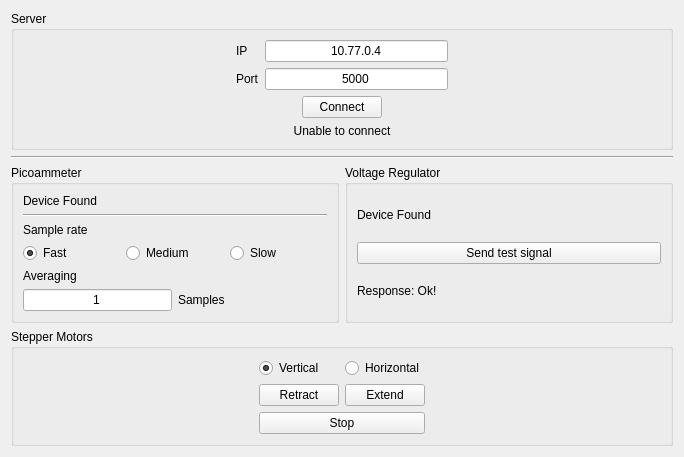
      <widget class="QWidget" name="tab_3">
       <attribute name="title">
        <string>Communication</string>
       </attribute>
       <layout class="QVBoxLayout" name="verticalLayout_18">
        <item>
         <widget class="QGroupBox" name="groupBox_11">
          <property name="title">
           <string>Server</string>
          </property>
          <layout class="QHBoxLayout" name="horizontalLayout_12">
           <item>
            <spacer name="horizontalSpacer_11">
             <property name="orientation">
              <enum>Qt::Horizontal</enum>
             </property>
             <property name="sizeHint" stdset="0">
              <size>
               <width>40</width>
               <height>20</height>
              </size>
             </property>
            </spacer>
           </item>
           <item>
            <layout class="QVBoxLayout" name="verticalLayout_11">
             <item>
              <layout class="QGridLayout" name="gridLayout_9">
               <item row="0" column="0">
                <widget class="QLabel" name="label_39">
                 <property name="text">
                  <string>IP</string>
                 </property>
                </widget>
               </item>
               <item row="0" column="1">
                <widget class="QLineEdit" name="txtIP">
                 <property name="inputMask">
                  <string/>
                 </property>
                 <property name="text">
                  <string>10.77.0.4</string>
                 </property>
                 <property name="alignment">
                  <set>Qt::AlignCenter</set>
                 </property>
                </widget>
               </item>
               <item row="1" column="0">
                <widget class="QLabel" name="label_40">
                 <property name="text">
                  <string>Port</string>
                 </property>
                </widget>
               </item>
               <item row="1" column="1">
                <widget class="QLineEdit" name="txtPort">
                 <property name="text">
                  <string>5000</string>
                 </property>
                 <property name="alignment">
                  <set>Qt::AlignCenter</set>
                 </property>
                </widget>
               </item>
              </layout>
             </item>
             <item>
              <layout class="QHBoxLayout" name="horizontalLayout_11">
               <item>
                <spacer name="horizontalSpacer_9">
                 <property name="orientation">
                  <enum>Qt::Horizontal</enum>
                 </property>
                 <property name="sizeHint" stdset="0">
                  <size>
                   <width>40</width>
                   <height>20</height>
                  </size>
                 </property>
                </spacer>
               </item>
               <item>
                <widget class="QPushButton" name="btnConnect">
                 <property name="text">
                  <string>Connect</string>
                 </property>
                </widget>
               </item>
               <item>
                <spacer name="horizontalSpacer_10">
                 <property name="orientation">
                  <enum>Qt::Horizontal</enum>
                 </property>
                 <property name="sizeHint" stdset="0">
                  <size>
                   <width>40</width>
                   <height>20</height>
                  </size>
                 </property>
                </spacer>
               </item>
              </layout>
             </item>
             <item>
              <widget class="QLabel" name="lblServerMsg">
               <property name="text">
                <string>Unable to connect</string>
               </property>
               <property name="alignment">
                <set>Qt::AlignCenter</set>
               </property>
              </widget>
             </item>
            </layout>
           </item>
           <item>
            <spacer name="horizontalSpacer_12">
             <property name="orientation">
              <enum>Qt::Horizontal</enum>
             </property>
             <property name="sizeHint" stdset="0">
              <size>
               <width>40</width>
               <height>20</height>
              </size>
             </property>
            </spacer>
           </item>
          </layout>
         </widget>
        </item>
        <item>
         <widget class="Line" name="line_6">
          <property name="orientation">
           <enum>Qt::Horizontal</enum>
          </property>
         </widget>
        </item>
        <item>
         <layout class="QHBoxLayout" name="horizontalLayout_17">
          <item>
           <widget class="QGroupBox" name="groupBox_3">
            <property name="title">
             <string>Picoammeter</string>
            </property>
            <layout class="QVBoxLayout" name="verticalLayout_12">
             <item>
              <widget class="QLabel" name="lblVerPos_2">
               <property name="text">
                <string>Device Found</string>
               </property>
              </widget>
             </item>
             <item>
              <widget class="Line" name="line_7">
               <property name="orientation">
                <enum>Qt::Horizontal</enum>
               </property>
              </widget>
             </item>
             <item>
              <widget class="QLabel" name="label_57">
               <property name="text">
                <string>Sample rate</string>
               </property>
              </widget>
             </item>
             <item>
              <layout class="QHBoxLayout" name="horizontalLayout_13">
               <item>
                <widget class="QRadioButton" name="radioButton_3">
                 <property name="text">
                  <string>Fast</string>
                 </property>
                 <property name="checked">
                  <bool>true</bool>
                 </property>
                </widget>
               </item>
               <item>
                <widget class="QRadioButton" name="radioButton_2">
                 <property name="text">
                  <string>Medium</string>
                 </property>
                </widget>
               </item>
               <item>
                <widget class="QRadioButton" name="radioButton">
                 <property name="text">
                  <string>Slow</string>
                 </property>
                </widget>
               </item>
              </layout>
             </item>
             <item>
              <widget class="QLabel" name="label_42">
               <property name="text">
                <string>Averaging</string>
               </property>
              </widget>
             </item>
             <item>
              <layout class="QHBoxLayout" name="horizontalLayout_14">
               <item>
                <widget class="QLineEdit" name="lineEdit">
                 <property name="sizePolicy">
                  <sizepolicy hsizetype="Minimum" vsizetype="Fixed">
                   <horstretch>0</horstretch>
                   <verstretch>0</verstretch>
                  </sizepolicy>
                 </property>
                 <property name="text">
                  <string>1</string>
                 </property>
                 <property name="alignment">
                  <set>Qt::AlignCenter</set>
                 </property>
                </widget>
               </item>
               <item>
                <widget class="QLabel" name="label_56">
                 <property name="text">
                  <string>Samples</string>
                 </property>
                </widget>
               </item>
              </layout>
             </item>
            </layout>
           </widget>
          </item>
          <item>
           <widget class="QGroupBox" name="groupBox_10">
            <property name="title">
             <string>Voltage Regulator</string>
            </property>
            <layout class="QGridLayout" name="gridLayout_12">
             <item row="0" column="0">
              <widget class="QLabel" name="lblVerPos_4">
               <property name="text">
                <string>Device Found</string>
               </property>
              </widget>
             </item>
             <item row="1" column="0">
              <widget class="QPushButton" name="btnVregTest">
               <property name="text">
                <string>Send test signal</string>
               </property>
              </widget>
             </item>
             <item row="2" column="0">
              <widget class="QLabel" name="lblVerPos_8">
               <property name="text">
                <string>Response: Ok!</string>
               </property>
              </widget>
             </item>
            </layout>
           </widget>
          </item>
         </layout>
        </item>
        <item>
         <widget class="QGroupBox" name="gbSteppers">
          <property name="title">
           <string>Stepper Motors</string>
          </property>
          <layout class="QHBoxLayout" name="horizontalLayout_18">
           <item>
            <spacer name="horizontalSpacer_8">
             <property name="orientation">
              <enum>Qt::Horizontal</enum>
             </property>
             <property name="sizeHint" stdset="0">
              <size>
               <width>236</width>
               <height>20</height>
              </size>
             </property>
            </spacer>
           </item>
           <item>
            <layout class="QGridLayout" name="gridLayout_6">
             <item row="0" column="0">
              <widget class="QRadioButton" name="rbVMove">
               <property name="text">
                <string>Vertical</string>
               </property>
               <property name="checked">
                <bool>true</bool>
               </property>
              </widget>
             </item>
             <item row="1" column="0">
              <widget class="QPushButton" name="btnRetract">
               <property name="text">
                <string>Retract</string>
               </property>
              </widget>
             </item>
             <item row="0" column="1">
              <widget class="QRadioButton" name="rbHMove">
               <property name="text">
                <string>Horizontal</string>
               </property>
              </widget>
             </item>
             <item row="2" column="0" colspan="2">
              <widget class="QPushButton" name="btnStop">
               <property name="text">
                <string>Stop</string>
               </property>
              </widget>
             </item>
             <item row="1" column="1">
              <widget class="QPushButton" name="btnExtend">
               <property name="text">
                <string>Extend</string>
               </property>
              </widget>
             </item>
            </layout>
           </item>
           <item>
            <spacer name="horizontalSpacer_13">
             <property name="orientation">
              <enum>Qt::Horizontal</enum>
             </property>
             <property name="sizeHint" stdset="0">
              <size>
               <width>236</width>
               <height>20</height>
              </size>
             </property>
            </spacer>
           </item>
          </layout>
         </widget>
        </item>
       </layout>
      </widget>
